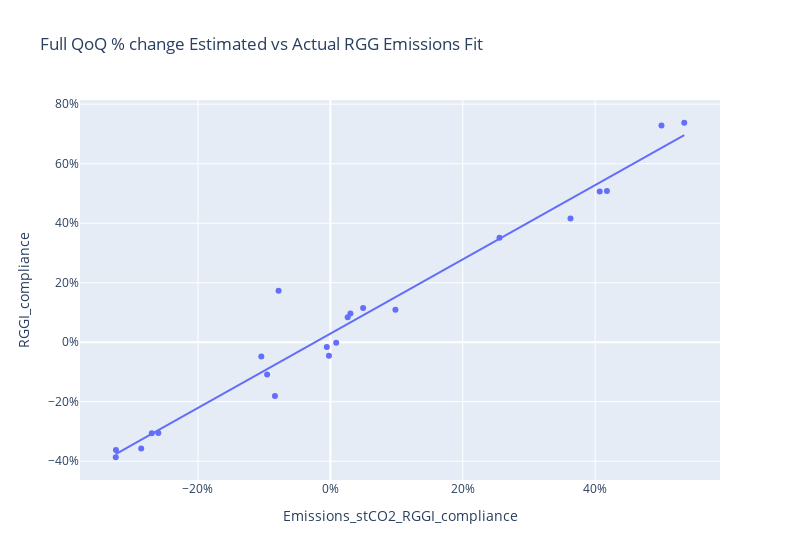

Write notebook code for a chart like this one.
### Code cell
fig = px.scatter(full_summary.pct_change().reset_index().iloc[:-1],x='Emissions_stCO2_RGGI_compliance',y='RGGI_compliance',hover_data=['YEAR','Qtr'],trendline='ols',width=800,
           title='Full QoQ % change Estimated vs Actual RGG Emissions Fit')
fig.update_layout(yaxis_tickformat='.0%',xaxis_tickformat='.0%')
fig.show()

### Figure 1 — Plotly figure (JSON) as saved in the notebook; plotly's stock layout.template omitted (floating-point values rounded to 4 significant figures)
{"data": [{"customdata": [[2019, 1], [2019, 2], [2019, 3], [2019, 4], [2020, 1], [2020, 2], [2020, 3], [2020, 4], [2021, 1], [2021, 2], [2021, 3], [2021, 4], [2022, 1], [2022, 2], [2022, 3], [2022, 4], [2023, 1], [2023, 2], [2023, 3], [2023, 4], [2024, 1], [2024, 2], [2024, 3]], "hovertemplate": "Emissions_stCO2_RGGI_compliance=%{x}<br>RGGI_compliance=%{y}<br>YEAR=%{customdata[0]}<br>Qtr=%{customdata[1]}<extra></extra>", "legendgroup": "", "marker": {"color": "#636efa", "symbol": "circle"}, "mode": "markers", "name": "", "orientation": "v", "showlegend": false, "type": "scatter", "x": [null, -0.08369, 0.5001, -0.2857, -0.07823, 0.008793, 0.5345, -0.3242, 0.04946, -0.002144, 0.4177, -0.2599, 0.03029, -0.005344, 0.3627, -0.3239, -0.09551, 0.09826, 0.4069, -0.2698, -0.1043, 0.02617, 0.2554], "xaxis": "x", "y": [null, -0.1807, 0.7281, -0.3569, 0.1726, -0.001817, 0.7376, -0.3866, 0.1149, -0.04556, 0.5085, -0.305, 0.09645, -0.01576, 0.4156, -0.362, -0.1084, 0.1089, 0.5064, -0.306, -0.04806, 0.08355, 0.3511], "yaxis": "y"}, {"hovertemplate": "<b>OLS trendline</b><br>RGGI_compliance = 1.24873 * Emissions_stCO2_RGGI_compliance + 0.0288998<br>R<sup>2</sup>=0.959388<br><br>Emissions_stCO2_RGGI_compliance=%{x}<br>RGGI_compliance=%{y} <b>(trend)</b><extra></extra>", "legendgroup": "", "marker": {"color": "#636efa", "symbol": "circle"}, "mode": "lines", "name": "", "showlegend": false, "type": "scatter", "x": [-0.3242, -0.3239, -0.2857, -0.2698, -0.2599, -0.1043, -0.09551, -0.08369, -0.07823, -0.005344, -0.002144, 0.008793, 0.02617, 0.03029, 0.04946, 0.09826, 0.2554, 0.3627, 0.4069, 0.4177, 0.5001, 0.5345], "xaxis": "x", "y": [-0.3759, -0.3756, -0.3279, -0.308, -0.2956, -0.1013, -0.09037, -0.07561, -0.06879, 0.02223, 0.02622, 0.03988, 0.06158, 0.06673, 0.09066, 0.1516, 0.3479, 0.4818, 0.537, 0.5505, 0.6534, 0.6964], "yaxis": "y"}], "layout": {"legend": {"tracegroupgap": 0}, "title": {"text": "Full QoQ % change Estimated vs Actual RGG Emissions Fit"}, "width": 800, "xaxis": {"anchor": "y", "domain": [0, 1], "tickformat": ".0%", "title": {"text": "Emissions_stCO2_RGGI_compliance"}}, "yaxis": {"anchor": "x", "domain": [0, 1], "tickformat": ".0%", "title": {"text": "RGGI_compliance"}}}}
